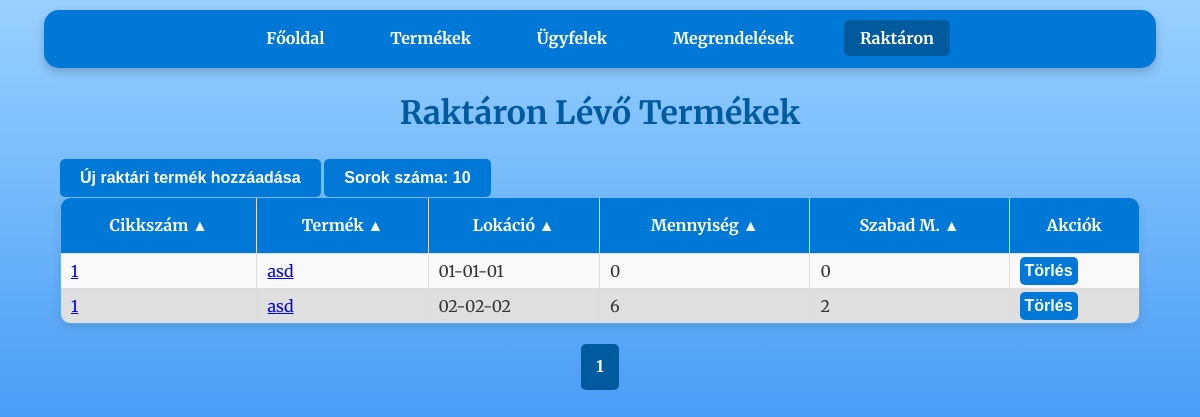
Page /stock on the earlier database version.
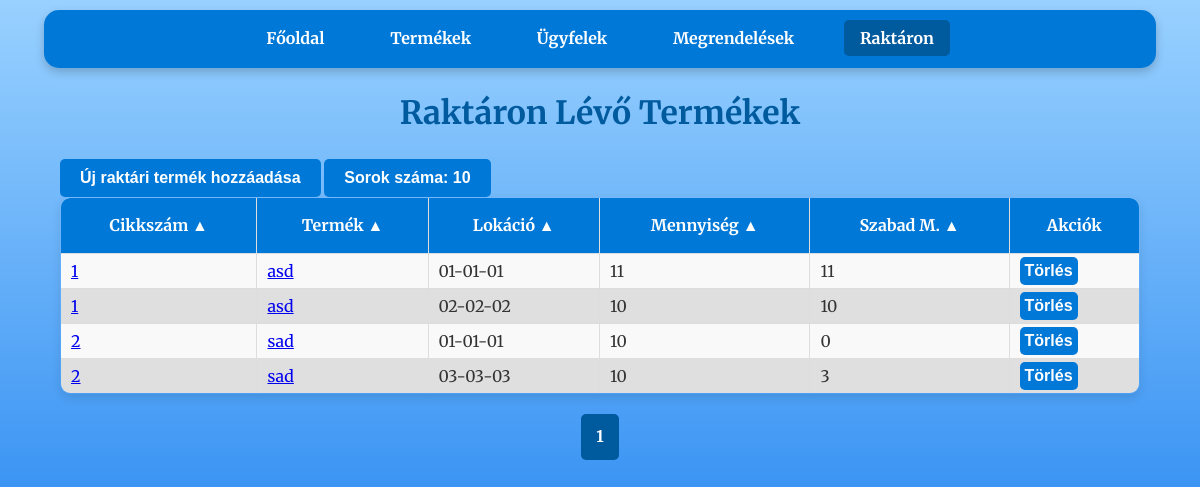
Same page on the later database version.
### tables this page shows
CREATE TABLE stock (
                    id INTEGER PRIMARY KEY,
                    cikkszam TEXT,
                    lokacio TEXT,
                    mennyiseg INTEGER,
                    order_id INTEGER,
                    FOREIGN KEY(cikkszam) REFERENCES products(cikkszam),
                    FOREIGN KEY(order_id) REFERENCES orders(id));

CREATE TABLE products (
                    id INTEGER PRIMARY KEY,
                    cikkszam TEXT UNIQUE,
                    egyseg_vonalkod INTEGER UNIQUE,
                    gyujto_vonalkod INTEGER UNIQUE,
                    nev TEXT,
                    ar REAL,
                    suly REAL,
                    kategoria TEXT);

### raktar_program-master/app.py (the view)
@app.route('/stock')
def stock():
    per_page = int(request.args.get('per_page', 10))  # Egy oldalon megjelenő elemek száma
    page = int(request.args.get('page', 1))  # Az aktuális oldal lekérése (alapértelmezett: 1)
    offset = (page - 1) * per_page  # Az eltolás számítása
    order_by = str(request.args.get('order_by', 'products.cikkszam'))
    desc = request.args.get('desc', 'false').lower() in ('true', '1')
    valid_columns = {'stock.id', 'products.cikkszam', 'products.nev', 'stock.lokacio', 'stock.mennyiseg'}
    if order_by not in valid_columns:
        raise ValueError("Invalid column name for ordering.") #Elkerüljük az SQL injection-t
    if desc:
        descending = 'DESC'
    if not desc:
        descending = ''
    conn = get_db_connection()
    stock = conn.execute(f'''SELECT
                                stock.id,
                                products.cikkszam,
                                products.nev,
                                stock.lokacio,
                                (
                                    SELECT SUM(s.mennyiseg)
                                    FROM stock s
                                    LEFT JOIN orders o ON s.order_id = o.id
                                    WHERE s.cikkszam = stock.cikkszam
                                    AND s.lokacio = stock.lokacio
                                    AND (o.teljesitve IS NULL OR o.teljesitve = 0)
                                ) AS total_mennyiseg,
                                (
                                    SELECT SUM(s.mennyiseg)
                                    FROM stock s
                                    LEFT JOIN orders o ON s.order_id = o.id
                                    WHERE s.cikkszam = stock.cikkszam
                                    AND s.lokacio = stock.lokacio
                                    AND s.order_id IS NULL
                                ) AS mennyiseg_null
                            FROM stock
                            JOIN products ON stock.cikkszam = products.cikkszam
                            WHERE stock.order_id IS NULL
                            ORDER BY {order_by} {descending}
                            LIMIT ? OFFSET ?''', (per_page, offset) ).fetchall()
    total_products = conn.execute('SELECT COUNT(*) FROM stock').fetchone()[0]
    conn.close()
    total_pages = (total_products + per_page - 1) // per_page  # Összes oldal száma
    start_page = max(1, page - 2)  # Az aktuális oldalhoz képest 2-vel hátrébb
    end_page = min(total_pages, page + 2)  # Az aktuális oldalhoz képest 2-vel előrébb
    query_params = {
        'page': page,
        'per_page': per_page,
        'order_by': order_by,
        'desc': desc
    }
    columns = [
        {"name": "products.cikkszam", "label": "Cikkszám"},
        {"name": "products.nev", "label": "Termék"},
        {"name": "stock.lokacio", "label": "Lokáció"},
        {"name": "total_mennyiseg", "label": "Mennyiség"},
        {"name": "mennyiseg_null", "label": "Szabad M."}
    ]
    return render_template(
        'stock.html',
        stock=stock,
        page=page,
        order_by=order_by,
        desc=desc,
        total_pages=total_pages,
        start_page=start_page,
        end_page=end_page,
        query_params=query_params,
        columns=columns
    )

### raktar_program-master/app.py (called while the page is built)
def get_db_connection():
    conn = sqlite3.connect('database.db')
    conn.row_factory = sqlite3.Row
    return conn

### raktar_program-master/templates/stock.html (shortened to what this page needs)
<!DOCTYPE html>
<html lang="hu">
<head>
    <link rel="stylesheet" href="{{ url_for('static', filename='css/style.css') }}">
</head>
<body>
    <nav>
        <a href="{{ url_for('index') }}">Főoldal</a>
        <a href="{{ url_for('products') }}">Termékek</a>
        <a href="{{ url_for('customers') }}">Ügyfelek</a>
        <a href="{{ url_for('orders') }}">Megrendelések</a>
        <a class="disabled">Raktáron</a>
    </nav>
    <h1>Raktáron Lévő Termékek</h1>
    <div class="container">
        <a href="{{ url_for('add_stock') }}" class="button-wrapper">
            <button>Új raktári termék hozzáadása</button>
        </a>
        <div class="dropdown">
            <button class="dropbtn">Sorok száma: {{ query_params['per_page'] }}</button>
        </div>
        <table>
            <thead>
                <tr>
                    {% for column in columns %}
                    <th>
                        <a href="{{ url_for('stock', **dict(query_params, order_by=column.name, desc=0 if query_params['order_by'] == column.name and query_params['desc'] else 1)) }}">
                            {{ column.label }} {{ '▼' if query_params['order_by'] == column.name and query_params['desc'] else '▲' }}
                        </a>
                    </th>
                    {% endfor %}
                    <th>Akciók</th>
                </tr>
            </thead>
            <tbody>
                {% for item in stock %}
                <tr>
                    <td>
                        <a href="{{ url_for('product_details', cikkszam=item.cikkszam) }}">
                            {{ item.cikkszam }}
                        </a>
                    </td>
                    <td>
                        <a href="{{ url_for('product_details', cikkszam=item.cikkszam) }}">
                            {{ item.nev }}
                        </a>
                    </td>
                    <td>{{ item.lokacio }}</td>
                    <td>{{ item.total_mennyiseg }}</td>
                    <td>{{ item.mennyiseg_null }}</td>
                    <td>
                        <form action="{{ url_for('delete_stock', stock_id=item.id) }}" method="POST" style="display:inline;">
                            <button type="submit" onclick="return confirm('Biztosan törli a rekordot?');">Törlés</button>
                        </form>
                    </td>
                </tr>
                {% endfor %}
            </tbody>
        </table>
    </div>
    <div class="pagination">
        {% for p in range(start_page, end_page + 1) %}
        <a href="{{ url_for('stock', **dict(query_params, page=p)) }}" class="{% if p == page %}active{% endif %}">{{ p }}</a>
        {% endfor %}
    </div>
</body>
</html>

### raktar_program-master/static/css/style.css (style rules this page uses)
body { font-family: 'Merriweather', serif; margin: 0; padding: 0; background: linear-gradient(to bottom, #99d1ff, #006eec); background-attachment: fixed; background-size: cover; color: #333; line-height: 1.6; }
body::before { content: ''; position: fixed; top: 0; left: 0; width: 100%; height: 100%; background-image: url('https://www.transparenttextures.com/patterns/cubes.png'); opacity: 0.4; z-index: -1; pointer-events: none; }
nav { background-color: #0078D7; color: #fff; padding: 1rem; margin: 10px auto; width: 90%; max-width: 1200px; border-radius: 15px; box-shadow: 0 4px 10px rgba(0, 0, 0, 0.2); text-align: center; }
nav a { color: white; text-decoration: none; margin: 0 15px; font-weight: bold; padding: 0.5rem 1rem; border-radius: 5px; transition: background-color 0.3s ease; }
nav a.disabled { background-color: #005a9e; }
h1 { text-align: center; margin: 20px 0; color: #005a9e; font-weight: 700; }
form { width: 90%; max-width: 600px; margin: 20px auto; background: white; padding: 20px; border-radius: 10px; box-shadow: 0 4px 10px rgba(0, 0, 0, 0.1); }
a.button-wrapper { display: inline-block; }
button { background-color: #0078D7; color: white; border: none; padding: 10px 20px; border-radius: 5px; font-weight: bold; cursor: pointer; font-size: 1rem; transition: background-color 0.3s ease; text-decoration: none; }
.container { width: 90%; margin: 20px auto; }
table { width: 100%; border-collapse: collapse; border-radius: 10px; overflow: hidden; box-shadow: 0 4px 10px rgba(0, 0, 0, 0.1); }
table, th, td { border: 1px solid #ddd; }
th { background-color: #0078D7; color: white; font-weight: bold; padding: 15px; }
th a { color: white; text-decoration: none; }
td { padding: 3px 10px; text-align: left; }
tr:nth-child(even) { background-color: #dfdfdf }
tr:nth-child(odd) { background-color: #f9f9f9 }
td form { width: 100%; margin: 0 0; background: transparent; text-align: center; padding: 0; border-radius: 10px; box-shadow: none; }
td form button { background-color: #0078D7; color: white; border: none; padding: 5px 5px; border-radius: 5px; font-weight: bold; cursor: pointer; font-size: 1rem; transition: background-color 0.3s ease; text-decoration: none; }
.pagination { display: flex; justify-content: center; align-items: center; margin: 20px 0; list-style-type: none; padding: 0; }
.pagination a { display: inline-block; padding: 10px 15px; text-decoration: none; background-color: #0078D7; color: white; font-weight: bold; border-radius: 5px; transition: background-color 0.3s ease; font-size: 1rem; }
.pagination a.active { background-color: #005a9e; cursor: default; }
.dropbtn { background-color: #0078D7; color: white; padding: 10px 20px; font-size: 16px; font-weight: bold; border: none; border-radius: 5px; cursor: pointer; transition: background-color 0.3s ease, box-shadow 0.3s ease; }
.dropdown { position: relative; display: inline-block; }

Differences in the rows shown:
changed stock (number 1 of 4 on the later page): total_mennyiseg "0" → "11"; mennyiseg_null "0" → "11"
now on this page (row edited): stock: cikkszam "1", nev "asd", lokacio "02-02-02", total_mennyiseg "10", mennyiseg_null "10"
changed stock (number 3 of 4 on the later page): cikkszam "1" → "2"; nev "asd" → "sad"; lokacio "02-02-02" → "01-01-01"; total_mennyiseg "6" → "10"; mennyiseg_null "2" → "0"
now on this page (row edited): stock: cikkszam "2", nev "sad", lokacio "03-03-03", total_mennyiseg "10", mennyiseg_null "3"
